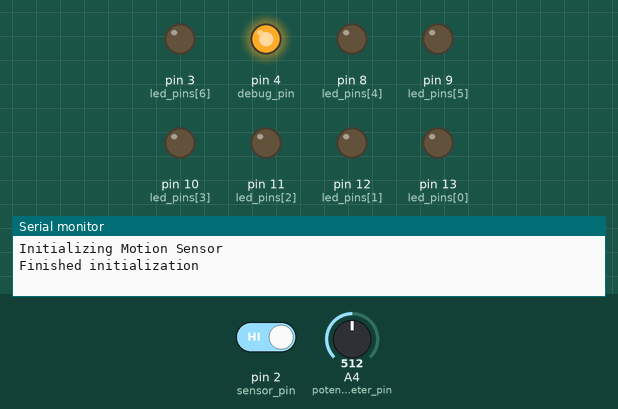
Recording of a sketch running on a simulated Arduino Uno, built with avr-gcc and run on an emulated ATmega328P. On the bench: output pins drawn as LEDs (lit = HIGH), the last lines printed to the serial monitor. The test bench sets the inputs (shaded band); at power-on: pin 2 (sensor_pin) HIGH, A4 (potentiometer_pin) = 512.

Above: at 11.2 s.
11.3 s: pin 2 (sensor_pin) driven LOW
At 12.5 s:
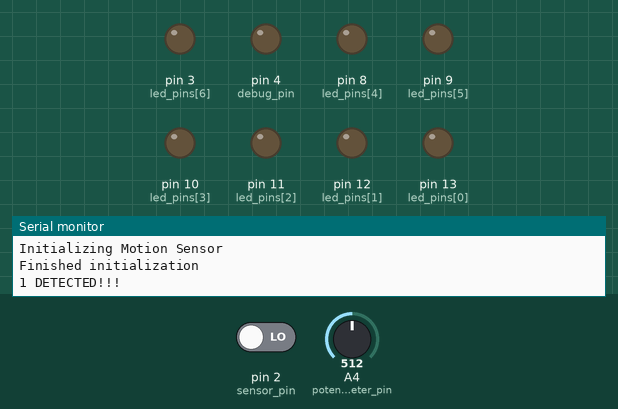
Timing chart, 0 to 22.8 s (numbered marks = the images above; inputs shaded):
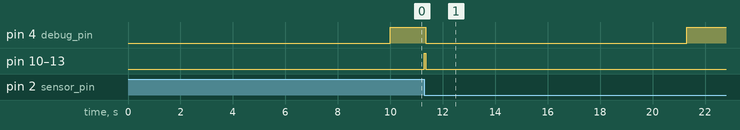

Measured:
- after the input at 11.3 s, pin 4 (debug_pin): HIGH → LOW after 0.05 s, → HIGH 10.0 s later; pin 10 (led_pins[3]), pin 11 (led_pins[2]), pin 12 (led_pins[1]), pin 13 (led_pins[0]): LOW → HIGH at once, → LOW 0.05 s later

The sketch:

working_pir.ino
```cpp
int led_pins[] = {13, 12, 11, 10, 8, 9, 3};
int debug_pin = 4;
int num_leds = 0;
int potentiometer_pin = 4;
int sensor_pin = 2;

int number_of_detections = 0;
long last_detection_time;
bool state = false;

void setup() {
  Serial.begin(9600);

  // put your setup code here, to run once:
  for (int i = 0; i < 7; ++i) {
    pinMode(led_pins[i], OUTPUT);
  }
  pinMode(debug_pin, OUTPUT);

  for (int i = 0; i < 7; ++i) {
    digitalWrite(led_pins[i], LOW);
  }

  digitalWrite(debug_pin, LOW);

  last_detection_time = millis();

  Serial.println("Initializing Motion Sensor");
  delay(10000);
  attachInterrupt(digitalPinToInterrupt(sensor_pin), blink, FALLING);

  Serial.println("Finished initialization");

}


void loop() {
  int pot_value = analogRead(potentiometer_pin);
  num_leds = (pot_value / 170) + 1;

  if (isReadyToDetectAgain(last_detection_time)) {
    digitalWrite(debug_pin, HIGH);
  } else {
    digitalWrite(debug_pin, LOW);
  }

  if (state) {
    state = false;
    for (int i = 0; i < num_leds; ++i) {
      digitalWrite(led_pins[i], HIGH);
    }
    digitalWrite(debug_pin, HIGH);

    delay(50);

    for (int i = 0; i < num_leds; ++i) {
      digitalWrite(led_pins[i], LOW);
    }
    digitalWrite(debug_pin, LOW);

    delay(2000);
  }


}

float secondsToMillis(float seconds) {
    return seconds * 1000.0;
}

bool isReadyToDetectAgain(long last_detection_time) {
    return (millis() - last_detection_time) > secondsToMillis(10);
}

void blink() {
    if (isReadyToDetectAgain(last_detection_time)) {
        number_of_detections++;
        Serial.print(number_of_detections);
        Serial.println(" DETECTED!!!");
        state = true;
        last_detection_time = millis();
    }

}
```
